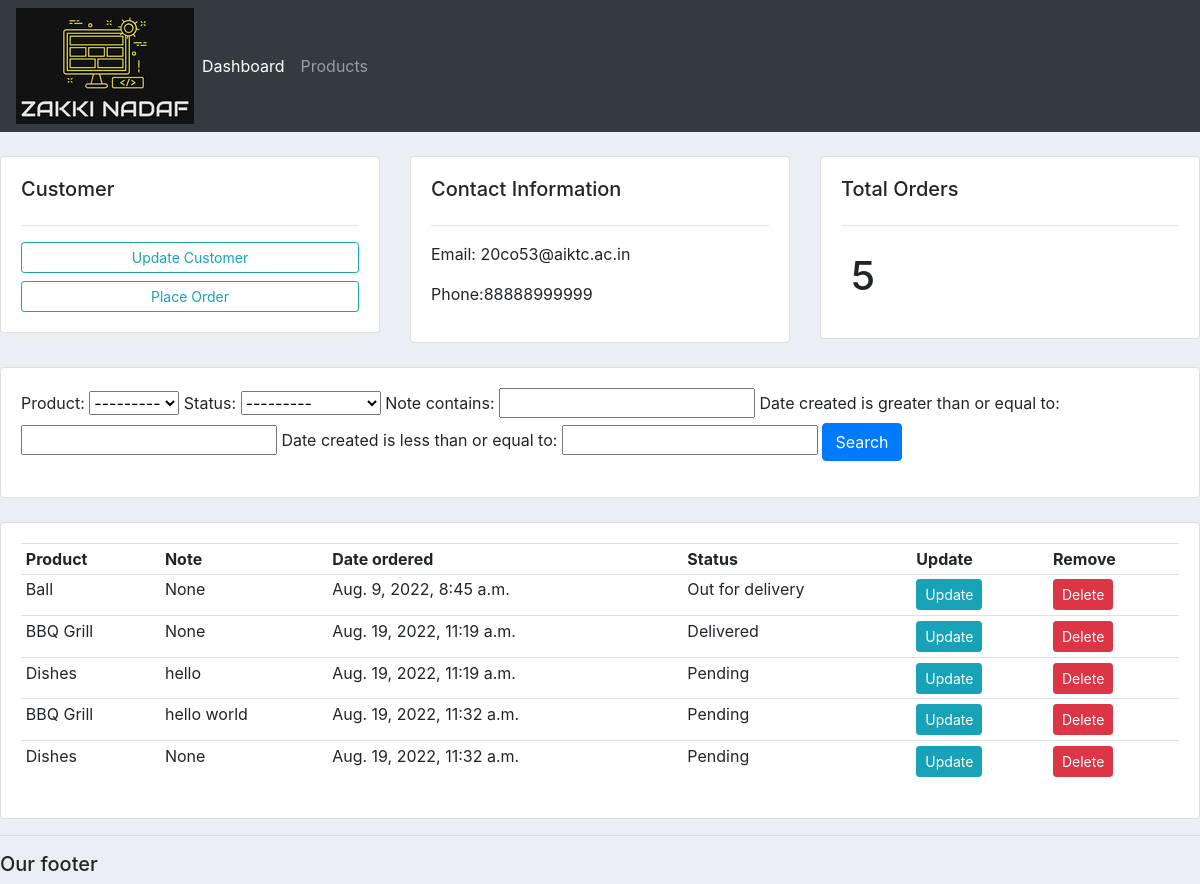
The app's page /customer/2/ with its own data.
### accounts/models.py (models this page shows, shortened)
class Customer(models.Model):
    name=models.CharField(max_length=200,null=True)
    phone=models.CharField(max_length=200,null=True)
    email=models.CharField(max_length=200,null=True)
    date_created=models.DateTimeField(auto_now_add=True)

class Order(models.Model):
    STATUS=(
        ('Pending','Pending'),
        ('Out for delivery','Out for delivery'),
        ('Delivered','Delivered'),
    )
    customer=models.ForeignKey(Customer,null=True,on_delete=models.SET_NULL)
    product=models.ForeignKey(Product,null=True,on_delete=models.SET_NULL)
    date_created=models.DateTimeField(auto_now_add=True,null=True)
    status=models.CharField(max_length=200,null=True,choices=STATUS)
    note=models.CharField(max_length=1000,null=True)

class Product(models.Model):
    CATEGORY=(
        ('Indoor','Indoor'),
        ('Outdoor','Outdoor'),
    )
    name=models.CharField(max_length=200,null=True)
    price=models.FloatField(null=True)
    category=models.CharField(max_length=200,null=True,choices=CATEGORY)
    discription=models.CharField(max_length=200,null=True,blank=True)
    date_created=models.DateTimeField(auto_now_add=True,null=True)
    tags=models.ManyToManyField(Tag)
    def __str__(self):
        return self.name

### accounts/views.py (the view)
# urls.py: path('customer/<str:pk_test>/', views.customer,name="customer"),
def customer(request,pk_test):
    customer=Customer.objects.get(id=pk_test)
    orders=customer.order_set.all()
    order_count=orders.count()
    myFilter=OrderFilter(request.GET,queryset=orders)
    orders=myFilter.qs
    context={'customer':customer,'orders':orders,'order_count':order_count,'myFilter':myFilter}
    return render(request,'accounts/customer.html',context)

### accounts/templates/accounts/customer.html
{%  extends 'accounts/main.html' %}
{% block content %}
<br>
<div class="row">
    <div class="col-md">
        <div class="card card-body">
            <h5>Customer</h5>
            <hr>
            <a class="btn btn-outline-info btn-sm btn-block" href="">Update Customer</a>
            <a class="btn btn-outline-info btn-sm btn-block" href="{% url 'create_order' customer.id %}">Place Order</a>
        </div>
    </div>
    <div class="col-md">
        <div class="card card-body">
            <h5>Contact Information</h5>
            <hr>
            <p>Email: {{customer.email}}</p>
            <p>Phone:{{customer.phone}}</p>
        </div>
    </div>
    <div class="col-md">
        <div class="card card-body">
            <h5>Total Orders</h5>
            <hr>
            <h1 style="text-align:centre;padding:10px">{{order_count}}</h1>
        </div>
    </div>
</div>
<br>
<div class="row">
    <div class="col">
        <div class="card card-body">
            <form method="get">
                {{myFilter.form}}
                <button class="btn btn-primary" type="submit">Search</button>
            </form>
        </div>
    </div>
</div>
<br>
<div class="row">
    <div class="col-md">
        <div class="card card-body">
            <table class="table table-sm">
                <tr>
                    <th>Product</th>
                    <th>Note</th>
                    <th>Date ordered</th>
                    <th>Status</th>
                    <th>Update</th>
                    <th>Remove</th>
                </tr>
                {% for order in orders %}
                <tr>
                    <td>{{order.product}}</td>
                    <td>{{order.note}}</td>
                    <td>{{order.date_created}}</td>
                    <td>{{order.status}}</td>
                    <td><a class="btn btn-sm btn-info" href="{% url 'update_order' order.id %}">Update</a></td>
                    <td><a class="btn btn-sm btn-danger" href="{% url 'delete_order' order.id %}">Delete</a></td>
                </tr>
                {% endfor %}
            </table>
        </div>
    </div>
</div>
{% endblock %}

### static/css/main.css (style rules this page uses)
body { background-color: #ebeff5; }

### records on screen
Customer: email "20co53@aiktc.ac.in", phone "88888999999"
Order: product "Ball", note "None", date_created "Aug. 9, 2022, 8:45 a.m.", status "Out for delivery"
Order: product "BBQ Grill", note "None", date_created "Aug. 19, 2022, 11:19 a.m.", status "Delivered"
Order: product "Dishes", note "hello", date_created "Aug. 19, 2022, 11:19 a.m.", status "Pending"
Order: product "BBQ Grill", note "hello world", date_created "Aug. 19, 2022, 11:32 a.m.", status "Pending"
Order: product "Dishes", note "None", date_created "Aug. 19, 2022, 11:32 a.m.", status "Pending"

### other values on screen
{{ order_count }} "5"
